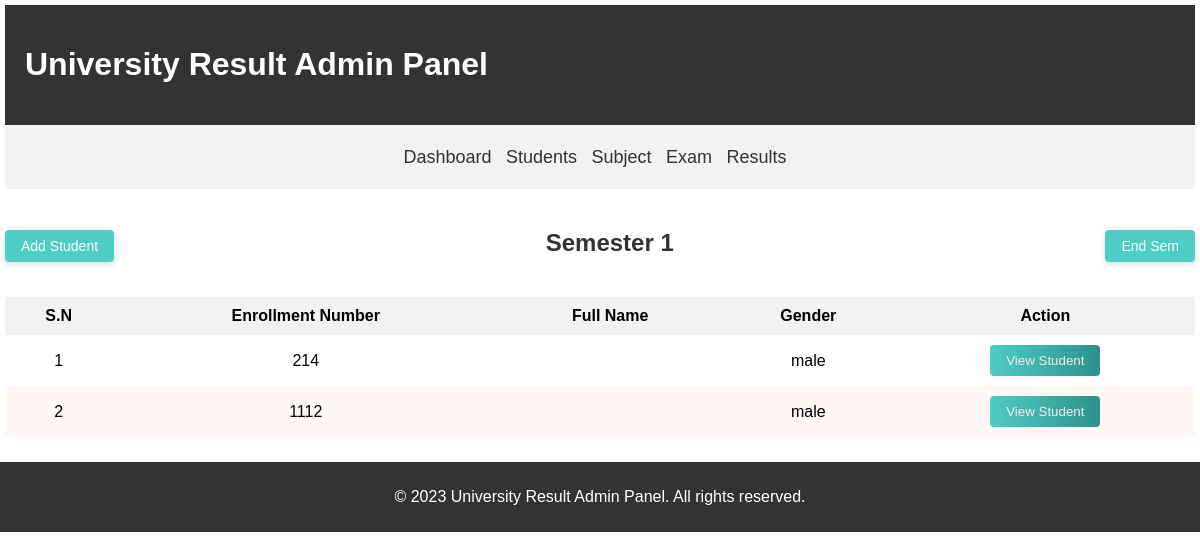
The app's page /admin/ST-sem1.php with its own data.
### tables this page shows
CREATE TABLE `studen` (
  `st_id` int(11) NOT NULL,
  `fname` varchar(2552) NOT NULL,
  `sname` varchar(255) NOT NULL,
  `lname` varchar(255) NOT NULL,
  `full_name` varchar(255) NOT NULL,
  `gender` varchar(23) NOT NULL,
  `en_num` int(25) NOT NULL,
  `se_id` int(25) NOT NULL DEFAULT 1
);

### admin/ST-sem1.php (the view, shortened to what this page needs)
<?php include("home/menu.php"); ?>
<section id="content">
    <div id="dashboard-section">
    <h2 class="section-title">
        <span style="float: left;">
            <button class="add-student-button"><a href="<?php echo SIT; ?>admin/ST-form.php?se_id=1" class="button-link">Add Student</a></button>
        </span>
        Semester 1
        <span style="float: right;">
        <form method="post">
        <button class="end-sem-button" type="submit" name="end_semester">End Sem</button>
        </span>
    </h2>
    </div>
        <div class="dashboard-content">
            <table class="student-table">
                <thead>
                    <tr>
                        <th>S.N</th>
                        <th>Enrollment Number</th>
                        <th>Full Name</th>
                        <th>Gender</th>
                        <th>Action</th>
                    </tr>
                </thead>
                <tbody>
                        <?php
                        $sql = "SELECT * FROM studen where se_id='1' ";
                        $res = mysqli_query($conn, $sql);
                        if($res == true){
                            $count = mysqli_num_rows($res);
                            $sn = 1;
                            if($count > 0){
                                while($row = mysqli_fetch_assoc($res)){
                                    $en_num = $row['en_num'];
                                    $full_name = $row['full_name'];
                                    $gender = $row['gender'];
                            ?>
                            <tr>
                            <td><?php echo $sn++; ?></td>
                            <td><?php echo $en_num; ?></td>
                            <td><?php echo $full_name;  ?></td>
                            <td><?php echo $gender;  ?></td>
                            <td>
                                <button class="view-details-button" onclick="openModal(1)"><span>View Student</span></button>
                            </td>
                            </tr>
                            <?php
                                }
                            } else {
                            }
                        }
?>
                </tbody>
            </table>
        </div>
    </div>
<?php include("home/footer.php"); ?>

### css/admin.css (style rules this page uses)
body { font-family: Arial, sans-serif; margin: 0; padding: 0; }
section#content { text-align: center; }
section#content h2 { color: #333; }
.dashboard-content { display: flex; flex-wrap: wrap; justify-content: center; }
.section-title { font-size: 24px; color: #333; margin-top: 40px; }
.student-table { width: 100%; border-collapse: collapse; margin-top: 20px; }
.student-table th, .student-table td { padding: 10px; text-align: center; }
.student-table th { background-color: #f2f2f2; font-weight: bold; }
.student-table tbody tr:nth-child(even) { background-color: #fff6f6; }
.view-details-button { display: inline-block; padding: 8px 16px; background-color: #4ECDC4; color: #f5ebeb; border: none; border-radius: 4px; transition: background-color 0.3s; background-image: linear-gradient(to right, #4ECDC4, #2D928B); cursor: pointer; position: relative; overflow: hidden; }
.view-details-button span { transition: transform 0.3s; }
.add-student-button, .end-sem-button { background-color: #4ECDC4; color:white; border: none; padding: 8px 16px; text-align: center; text-decoration: none; font-size: 14px; transition: background-color 0.3s; cursor: pointer; border-radius: 4px; box-shadow: 0 2px 6px rgba(0, 0, 0, 0.15); }
a { color:white; text-align: center; text-decoration: none; font-size: 14px; }
.section-title { position: relative; }
.section-title::before, .section-title::after { content: ''; position: absolute; top: 50%; width: 40px; height: 2px; }

### records on screen
studen: en_num "214", gender "male"
studen: en_num "1112", gender "male"
